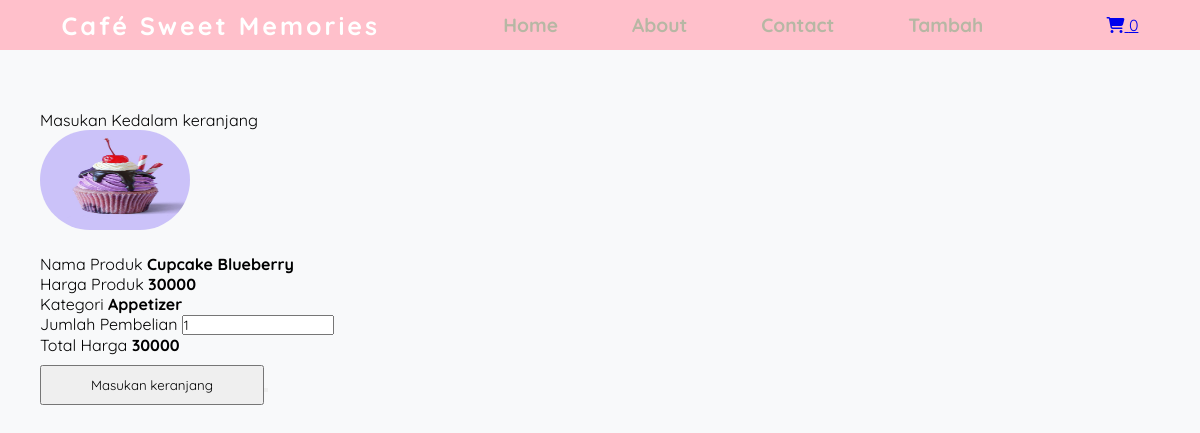
The page /buat_pesanan.php?id=2 on the database its author committed.
### tables this page shows
CREATE TABLE `tb_produk` (
  `id_produk` int(11) NOT NULL,
  `nama_produk` varchar(255) NOT NULL,
  `harga_produk` int(11) NOT NULL,
  `kategori` varchar(255) NOT NULL,
  `foto` varchar(255) NOT NULL
);

### buat_pesanan.php (the view, shortened to what this page needs)
<?php
include "config.php";
$id_produk = $_GET['id'] ?? null;
$sql = "SELECT * FROM tb_produk WHERE id_produk = '$id_produk'";
$query = mysqli_query($conn, $sql);
$produk = mysqli_fetch_assoc($query);
?>
<!DOCTYPE html>
<html lang="en">
<head>
  <link rel="stylesheet" href="style.css" />
  <link rel="stylesheet" href="https://cdnjs.cloudflare.com/ajax/libs/font-awesome/6.6.0/css/all.min.css"/>
</head>
<body>
  <nav>
    <div class="logo">
      <h4>Café Sweet Memories</h4>
    </div>
    <ul>
      <?php include 'menu.php'; ?>
    </ul>
    <div class="icons">
      <?php include 'keranjang-icon.php'; ?>
    </div>
  </nav>
  <div class="container">
    <section class="home" id="home">
    <form action="buat_pesanan_proses.php" method="POST">
       <div class="col-md-12">
        <div class="text-bold">Masukan Kedalam keranjang </div>
       </div>
       <div class="row" >
        <img src="img/<?= $produk['foto']; ?>" alt="Foto Produk" width="150px" height="100px" style="border-radius:50px;">
        <div class="col-md-6" style="margin-top:20px;">
            <div class="form-group">
                <label class="label">Nama Produk</label>
                <font size="3" style="font-weight:bold;" ><?php echo $produk['nama_produk'] ?></font>
            </div>
       </div>
       <div class="col-md-6">
            <div class="form-group">
                <label class="label">Harga Produk</label>
                <font size="3" style="font-weight:bold;" ><?php echo $produk['harga_produk'] ?></font>
            </div>
       </div>
       <div class="col-md-6">
            <div class="form-group">
                <label class="label">Kategori</label>
                <font size="3" style="font-weight:bold;" ><?php echo $produk['kategori'] ?></font>
            </div>
       </div>
       <div class="col-md-6">
            <div class="form-group">
                <label class="label">Jumlah Pembelian</label>
                <font size="3" style="font-weight:bold;" >
                    <input name="jumlah" id="jumlah" type="number" value="1" onchange="hitungTotal();" onkeyup="hitungTotal();">
                </font>
            </div>
       </div>
       <div class="col-md-6">
            <div class="form-group">
                <label class="label">Total Harga</label>
                <font size="3" style="font-weight:bold;" id="total_harga" ><?php echo $produk['harga_produk']*1 ?></font>
            </div>
       </div>
       <div class="col-md-6">
            <div class="form-group">
                <button type="submit" style="padding:10px;width:20%;margin-top:10px;">Masukan keranjang<button>
            </div>
       </div>
        </form>
    </section>
  </div>
</body>
</html>

### style.css (style rules this page uses)
* { margin: 0; padding: 0; font-family: "Quicksand", sans-serif; }
body { overflow-x: hidden; background-color: #f8f9fa; height: 100%; }
nav { display: flex; justify-content: space-around; align-items: center; height: 50px; position: sticky; top: 0; z-index: 1000; background: pink; color: #fff; }
nav .logo { letter-spacing: 3px; font-size: 25px; font-weight: 600; }
nav ul { display: flex; list-style-type: none; width: 40%; justify-content: space-between; }
.container { position: relative; top: 20px; }
.home { padding: 40px; }
.icons { top: 100%; left: 10%; }

### rows shown on the page
tb_produk: foto (picture), nama_produk "Cupcake Blueberry", harga_produk "30000", kategori "Appetizer", $produk['harga_produk']*1 "30000"

### other values the page prints
mysqli_num_rows($data) "0"
